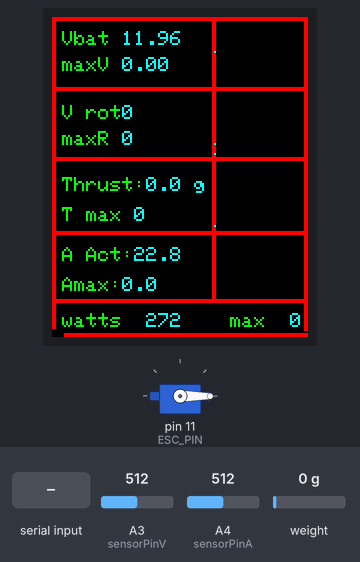
Recording of a sketch running on a simulated Arduino Mega 2560, built with avr-gcc and run on an emulated ATmega2560. Parts: servo, 128×160 colour display. The inputs (shaded band) are chosen by the test bench; at power-on: weight on the scale 0 g, A4 (sensorPinA) = 512, A3 (sensorPinV) = 512. What the sketch prints to the serial monitor is not drawn.

Above: at 8.8 s.
8.9 s: weight on the scale set to 100 g
At 11.0 s:
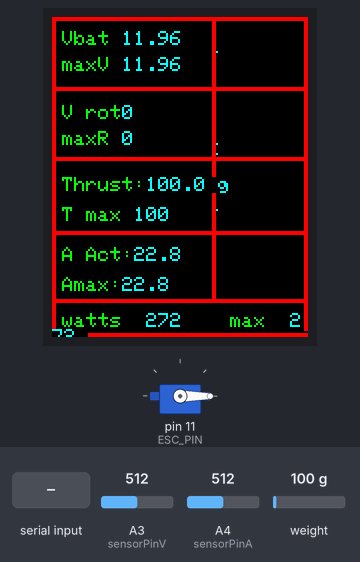
11.7 s: A4 (sensorPinA) set to 716
At 14.1 s:
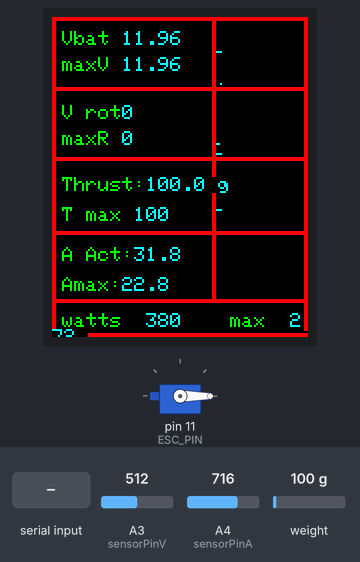
15.8 s: A3 (sensorPinV) set to 716
At 17.2 s:
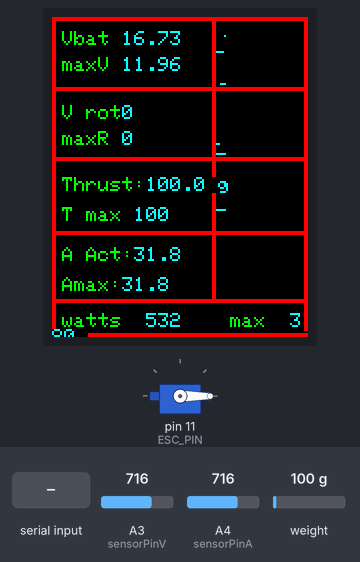
17.8 s: "S90\n" received over Serial
At 18.8 s:
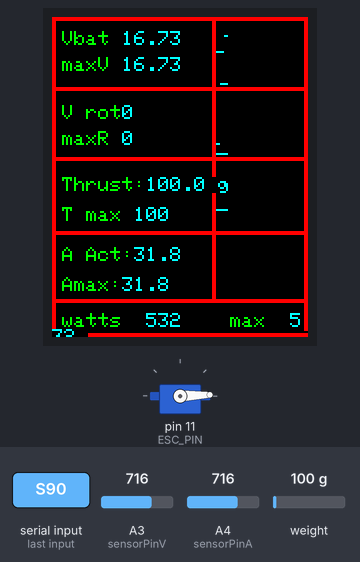
19.9 s: weight on the scale set to 1250 g
At 20.9 s:
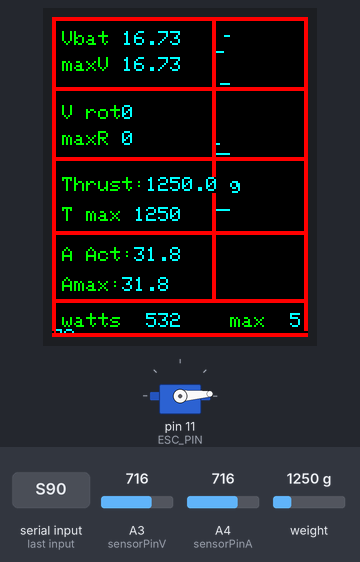
22.0 s: A4 (sensorPinA) set to 900
At 34.2 s:
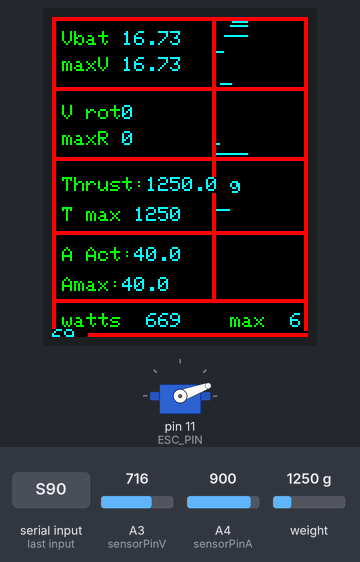
Timing chart, 0 to 35.8 s (numbered marks = the images above; inputs shaded):
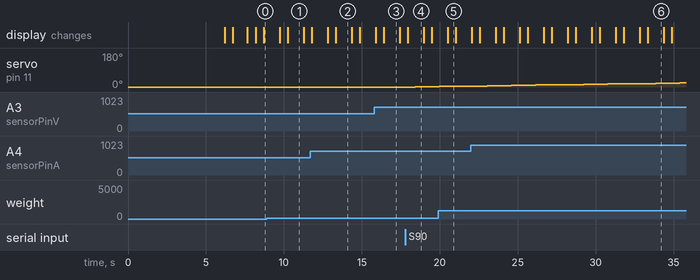

Measured:
- after the input at 17.8 s, servo on pin 11 (ESC_PIN): 0° → 2° after 0.64 s
- what the display in image 1 shows lasts 1.1 s, from 10.2 s to 11.3 s
- what the display in image 5 shows lasts 0.5 s, from 20.5 s to 21.0 s

The sketch:

sketch.ino
```cpp
#include <Adafruit_GFX.h>
#include <Adafruit_ST7735.h>
#include <SPI.h>
#include "HX711.h"
#include <Servo.h>

// HX711 circuit wiring
const int LOADCELL_DOUT_PIN = 50;
const int LOADCELL_SCK_PIN = 52;

HX711 scale;

const int csPin =  10;
const int dcPin = 9;
const int rstPin = 8;

Adafruit_ST7735 tft = Adafruit_ST7735(csPin, dcPin, rstPin);

int sensorPinV = A3;// lecture tension aprs division
int sensorPinA = A4;// lecture amperage capteur de courant

float sensorValueV = 0;
float sensorValueA = 0;
float sensorValueT = 0;
int sensorValueR = 0;

// Motor control
const int ESC_PIN = 11;  // PWM pin for ESC control
Servo esc;
int currentSpeed = 0;
int targetSpeed = 0;

// Add these constants for motor speed options
const int SPEED_OPTIONS[] = {10, 20, 30, 40, 50, 60, 70, 80, 90, 100};
const int NUM_SPEED_OPTIONS = 10;

// Speed ramping parameters
const int SPEED_INCREMENT = 1;  // Speed increment per step
const unsigned long RAMP_DELAY = 50;  // Delay between speed increments (milliseconds)
unsigned long lastRampTime = 0;

// PWM signal range
const int PWM_MIN = 1100;
const int PWM_MAX = 1900;

// Serial command handling
String inputString = "";
bool stringComplete = false;

int watts = 0;
float maxT = 0, highT = 0;
float maxA = 0, highA = 0;
float maxV = 0, highV = 0;
float maxR = 0, highR = 0;
int maxW = 0;
int highW = 0;
int x = 80;
int xh = 80;

//tachymetre
float value = 0;
float rev = 0;
int rpm;
int oldtime = 0;
int time;

void isr() //interrupt service routine
{
  rev++;
}

void setup() {
  attachInterrupt(0, isr, RISING);
  Serial.begin(57600);

  // Initialize motor control
  esc.attach(ESC_PIN, PWM_MIN, PWM_MAX);
  esc.writeMicroseconds(PWM_MIN);  // Ensure motor starts at minimum speed
  delay(5000);  // Wait for ESC to initialize

  scale.begin(LOADCELL_DOUT_PIN, LOADCELL_SCK_PIN);
  scale.set_scale(-116.156);  // Calibration factor
  scale.tare();               // Reset the scale to 0

  // initialisation ecran
  tft.initR(INITR_GREENTAB);
  tft.fillScreen(ST7735_BLACK);
  tft.setTextSize(2);
  tft.setTextColor(ST7735_GREEN, ST7735_BLACK);
  //ecran d'accueuil
  tft.setCursor(30, 1);
  tft.print("THRUST ");
  tft.setCursor(35, 30);
  tft.print("STAND");
    tft.setCursor(50, 60);
 tft.print("YM");
  tft.setCursor(8, 80);
  tft.setTextSize(1);
  tft.setTextColor(ST7735_YELLOW,ST7735_BLACK);
  tft.print("mesures : ");
  tft.setCursor(10, 100);
  tft.setTextColor(ST7735_CYAN, ST7735_BLACK);
   tft.print("thrust G  ");
    tft.setCursor(10, 110);
   tft.print("tension batterie V ");
    tft.setCursor(10, 120);
   tft.print("Amperage A ");
    tft.setCursor(10, 130);
   tft.print("v rotation T/min ");
   tft.setCursor(10, 140);
   tft.print("puissance W ");
  delay (500);
  //ecran d'avertissement de danger
  for (int i=0; i <= 10; i++){
  tft.fillScreen(ST7735_BLACK);
  tft.setTextSize(2);
  tft.setTextColor(ST7735_RED,ST7735_BLACK);
  tft.setCursor(10, 10);
  tft.print("ATTENTION ");
  tft.setCursor(25, 50);
  tft.print("DANGER");
  tft.setCursor(10, 70);
  tft.print("ELOIGNER ");
  tft.setCursor(40, 90);
 tft.print("VOUS");
 tft.setCursor(50, 110);
 tft.print("DE");
 tft.setCursor(10, 130);
 tft.print(" L'HELICE  ");
 delay (50);
  }
 tft.fillScreen(ST7735_BLACK);


  Serial.println("Scale setup complete. Starting measurements...");
  Serial.println("Motor control commands:");
  Serial.println("S[0-9] : Set motor speed (10% to 100%)");
  Serial.println("R : Read current motor speed");
}

void loop() {
  // Handle serial commands
  if (stringComplete) {
    processCommand(inputString);
    inputString = "";
    stringComplete = false;
  }

  // Gradual speed adjustment
  if (currentSpeed != targetSpeed && millis() - lastRampTime >= RAMP_DELAY) {
    if (currentSpeed < targetSpeed) {
      currentSpeed = min(currentSpeed + SPEED_INCREMENT, targetSpeed);
    } else {
      currentSpeed = max(currentSpeed - SPEED_INCREMENT, targetSpeed);
    }
    setMotorSpeed(currentSpeed);
    lastRampTime = millis();
  }

  //tachymetre
  detachInterrupt(0);
  time = millis() - oldtime;
  rpm = (rev / time) * 60000 * 2;
  oldtime = millis();

  // Read thrust
  float thrust = scale.get_units(5);  // Average of 5 readings

  tft.setTextColor(ST7735_CYAN, ST7735_BLACK);
  tft.setCursor(33, 44);
  tft.print("     ");

  //
  tft.setTextSize(1);
  tft.setTextColor(ST7735_GREEN, ST7735_BLACK);
  sensorValueV = analogRead(sensorPinV); //lecture de la tension
  sensorValueA = analogRead(sensorPinA); //lecture de l'amperage

   sensorValueR = (rpm); //lecture vitesse rotation
   cadre();


     //affichage ecran batterie

      tft.setCursor(5, 7);
      tft.setTextColor(ST7735_GREEN, ST7735_BLACK);
      tft.print("Vbat ");
      tft.setTextColor(ST7735_CYAN, ST7735_BLACK);
      tft.print(sensorValueV / 1023 * 23.9, 2);
      //Serial.print("Vbat");
     // Serial.println(sensorValueV/1023*23.9,2);
      tft.setCursor(5, 20);
       tft.setTextColor(ST7735_GREEN, ST7735_BLACK);
      tft.print("maxV ");
      tft.setTextColor(ST7735_CYAN, ST7735_BLACK);
      tft.print(maxV, 2);
      //Serial.print("Vbatmax");
     // Serial.println(maxV,2);

      //affichage ecran vitesse rotation

      tft.setCursor(5, 44);
       tft.setTextColor(ST7735_GREEN, ST7735_BLACK);
      tft.print("V rot");
      tft.setTextColor(ST7735_CYAN, ST7735_BLACK);
     tft.print(sensorValueR);tft.print("  ");
     tft.setCursor(5, 57);
    tft.setTextColor(ST7735_GREEN, ST7735_BLACK);
      tft.print("maxR ");
      tft.setTextColor(ST7735_CYAN, ST7735_BLACK);
      tft.print(maxR, 0);


       //affichage ecran Thrust
      tft.setCursor(5, 80);
      tft.setTextColor(ST7735_GREEN, ST7735_BLACK);
      tft.print("Thrust:");
      tft.setTextColor(ST7735_CYAN, ST7735_BLACK);
      tft.print(thrust, 1);
      tft.print(" g");

      tft.setTextColor(ST7735_CYAN, ST7735_BLACK);
      tft.setCursor(5, 95);
      tft.setTextColor(ST7735_GREEN, ST7735_BLACK);
      tft.print("T max ");
       tft.setTextColor(ST7735_CYAN, ST7735_BLACK);
      tft.print(maxT, 0);tft.print("  ");


      courbeA();


      //affichage ecran Amperage Amperage = lecture Ax/22.5 selon etalonnage capteur
       tft.setCursor(5, 115);
       tft.setTextColor(ST7735_GREEN, ST7735_BLACK);
      tft.print("A Act:");
      tft.setTextColor(ST7735_CYAN, ST7735_BLACK);
      tft.print ((sensorValueA / 22.5), 1);
      Serial.print("#");
      Serial.println(thrust, 1);
      Serial.print("");
      Serial.println(sensorValueR);
      Serial.print("%");
      Serial.println((sensorValueA / 22.5), 1);
      tft.setTextColor(ST7735_CYAN, ST7735_BLACK);
      tft.print(" ");
      tft.setCursor(5, 130);
      tft.setTextColor(ST7735_GREEN, ST7735_BLACK);
      tft.print("Amax:");
      tft.setTextColor(ST7735_CYAN, ST7735_BLACK);
      tft.print(maxA, 1);
      tft.setTextColor(ST7735_CYAN, ST7735_BLACK);


       //affichage ecran puissance max
       watts = (sensorValueA / 22.5) * (sensorValueV / 1023 * 23.9);
      tft.setCursor(5, 148);
      tft.setTextColor(ST7735_GREEN, ST7735_BLACK);
      tft.print("watts  ");
      tft.setTextColor(ST7735_CYAN, ST7735_BLACK);
     tft.print(watts);
     tft.setTextColor(ST7735_GREEN, ST7735_BLACK);
     tft.print("    max  ");
      tft.setTextColor(ST7735_CYAN, ST7735_BLACK);
      tft.print(maxW);
      tft.print(" ");

     maxiR();
     maxiA();
     maxiV();
     maxiT();
     maximumW();

      rev = 0;
  attachInterrupt(0, isr, RISING); //tachymetre
}

void cadre() {
  // affichage ecran
       //cadre
       tft.drawLine(0,0,130,0,ST7735_RED);
       tft.drawLine(0,1,130,1,ST7735_RED);
       tft.drawLine(0,158,130,158,ST7735_RED);
       tft.drawLine(0,142,130,142,ST7735_RED);
       tft.drawLine(0,141,130,141,ST7735_RED);
       tft.drawLine(0,107,130,107,ST7735_RED);
       tft.drawLine(0,108,130,108,ST7735_RED);

       tft.drawLine(80,1,80,140,ST7735_RED);
       tft.drawLine(81,1,81,140,ST7735_RED);

       tft.drawLine(0,159,130,159,ST7735_RED);
        tft.drawLine(0,0,0,156,ST7735_RED);
       tft.drawLine(1,1,1,157,ST7735_RED);
       tft.drawLine(127,0,127,156,ST7735_RED);
       tft.drawLine(126,0,126,156,ST7735_RED);
       tft.drawLine(0,35,130,35,ST7735_RED);
       tft.drawLine(0,36,130,36,ST7735_RED);
       tft.drawLine(0,70,130,70,ST7735_RED);
       tft.drawLine(0,71,130,71,ST7735_RED);

}

void courbeA() {


  float nouvelleValeurA;
  float nouvelleValeurV;
  float nouvelleValeurT;
  float nouvelleValeurR;

  // converison Ampere voltage et thrust en pixel
  nouvelleValeurA = map((sensorValueA / 22.5), 0, 8, 137, 110); // car l'cran a 64 pixels de haut
  nouvelleValeurV = map((sensorValueV / 1023 * 23.9), 0, 20, 33, 3); // car l'cran a 64 pixels de haut
  nouvelleValeurT = map(scale.get_units(5), 0, 400, 104, 72); // car l'cran a 64 pixels de haut
  nouvelleValeurR = map(rpm, 0, 30000, 68, 40); // car l'cran a 64 pixels de haut


  x++;

  tft.drawPixel(x, nouvelleValeurA, ST7735_CYAN);
  tft.drawPixel(x, nouvelleValeurV, ST7735_CYAN);
  tft.drawPixel(x, nouvelleValeurT, ST7735_CYAN);
  tft.drawPixel(x, nouvelleValeurR, ST7735_CYAN);

  if (x > 123) {
    x = 80;
    tft.fillRect(82, 110, 43, 30, ST7735_BLACK);
    tft.fillRect(82, 1, 43, 33, ST7735_BLACK);
    tft.fillRect(82, 72, 43, 35, ST7735_BLACK);
    tft.fillRect(82, 38, 43, 33, ST7735_BLACK);
  }
}

void maxiV() {
  highV = (sensorValueV / 1023 * 23.9);
  if (highV > maxV) {
    maxV = highV;
  }
}

void maxiA() {
  highA = (sensorValueA / 22.5);
  if (highA > maxA) {
    maxA = highA;
  }
}

void maxiR() {
  highR = (rpm);
  if (highR > maxR) {
    maxR = highR;
  }
}

void maximumW() {
  highW = (watts);
  if (highW > maxW) {
    maxW = highW;
  }
}

void maxiT() {
  highT = scale.get_units(5);
  if (highT > maxT) {
    maxT = highT;
  }
}

void setMotorSpeed(int speed) {
  speed = constrain(speed, 0, 100);  // Ensure speed is between 0 and 100
  int pwmValue = map(speed, 0, 100, PWM_MIN, PWM_MAX);  // Map 0-100% to 1100-1900μs
  esc.writeMicroseconds(pwmValue);
  Serial.print("Motor speed adjusted to ");
  Serial.print(speed);
  Serial.println("%");
}

void processCommand(String command) {
  command.trim();
  if (command.length() > 1) {
    char cmd = command.charAt(0);
    if (cmd == 'S' || cmd == 's') {
      int index = command.charAt(1) - '0';
      if (index >= 0 && index < NUM_SPEED_OPTIONS) {
        targetSpeed = SPEED_OPTIONS[index];
        Serial.print("Target motor speed set to ");
        Serial.print(targetSpeed);
        Serial.println("%");
      }
    } else if (cmd == 'R' || cmd == 'r') {
      Serial.print("Current motor speed: ");
      Serial.print(currentSpeed);
      Serial.println("%");
    } else {
      Serial.println("Invalid command. Use S[0-9] to set speed or R to read current speed.");
    }
  }
}

void serialEvent() {
  while (Serial.available()) {
    char inChar = (char)Serial.read();
    inputString += inChar;
    if (inChar == '\n') {
      stringComplete = true;
    }
  }
}
```
